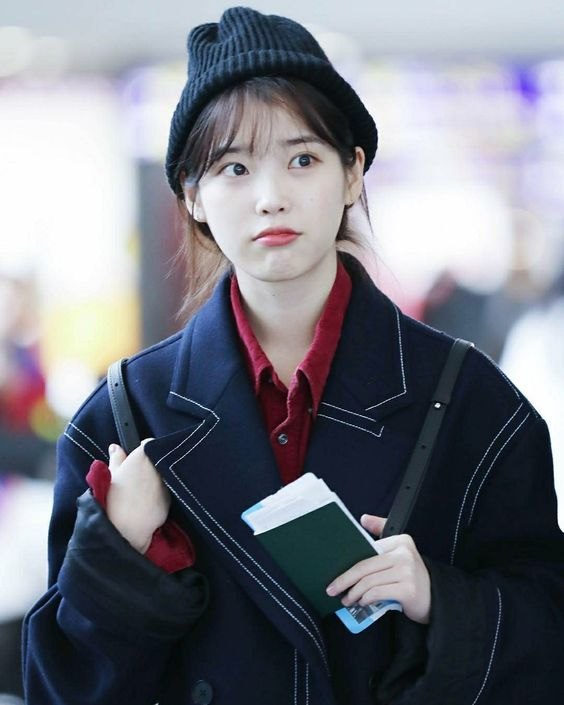
//> input picture 영상처리실험 코드/아이유.jpg, 564 x 705 px
$ ./Feature_Matching_ORB_   (built with g++ and OpenCV 4)
//> lines starting //> are read from the running program, lines starting //| are printed output that depends on the picture
### 영상처리실험 코드/5주차/utils.cpp
//=============================================================================
//
// utils.cpp
// Authors: Pablo F. Alcantarilla, Jesus Nuevo (2)
// Institutions: TrueVision Solutions (2)
//
// Date: 07/10/2014
// Email: pablofdezalc@gmail.com
//
// AKAZE Features Copyright 2014, Pablo F. Alcantarilla, Jesus Nuevo
// All Rights Reserved
// See LICENSE for the license information
//=============================================================================

/**
 * @file utils.cpp
 * @brief Some utilities functions
 * @date Oct 07, 2014
 * @author Pablo F. Alcantarilla, Jesus Nuevo
 */

#include "utils.h"

// OpenCV
#include <opencv2/calib3d.hpp>
#include <opencv2/imgproc.hpp>

// System
#include <fstream>

using namespace std;

/* ************************************************************************* */
// [11 lines left out: function compute_min_32F, not called in this run]

/* ************************************************************************* */
// [11 lines left out: function compute_max_32F, not called in this run]

/* ************************************************************************* */
// [8 lines left out: function convert_scale, not called in this run]

/* ************************************************************************* */
// [9 lines left out: function copy_and_convert_scale, not called in this run]

/* ************************************************************************* */
void draw_keypoints(cv::Mat& img, const std::vector<cv::KeyPoint>& kpts) {

  int x = 0, y = 0;
  float radius = 0.0;

  for (size_t i = 0; i < kpts.size(); i++) {
    x = (int)(kpts[i].pt.x+.5);
    y = (int)(kpts[i].pt.y+.5);
    radius = kpts[i].size/2.0;
    cv::circle(img, cv::Point(x,y), radius*2.50, cv::Scalar(0,255,0), 1);
    cv::circle(img, cv::Point(x,y), 1.0, cv::Scalar(0,0,255), -1);
  }
}

/* ************************************************************************* */
// [55 lines left out: function save_keypoints, not called in this run]

/* ************************************************************************* */
void matches2points_nndr(const std::vector<cv::KeyPoint>& train,
                         const std::vector<cv::KeyPoint>& query,
                         const std::vector<std::vector<cv::DMatch> >& matches,
                         std::vector<cv::Point2f>& pmatches, float nndr) {

  float dist1 = 0.0, dist2 = 0.0;
  for (size_t i = 0; i < matches.size(); i++) {
    cv::DMatch dmatch = matches[i][0];
    dist1 = matches[i][0].distance;
    dist2 = matches[i][1].distance;

    if (dist1 < nndr*dist2) {
      pmatches.push_back(train[dmatch.queryIdx].pt);
      pmatches.push_back(query[dmatch.trainIdx].pt);
    }
  }
}

/* ************************************************************************* */
void compute_inliers_ransac(const std::vector<cv::Point2f>& matches,
                            std::vector<cv::Point2f>& inliers,
                            float error, bool use_fund) {

  vector<cv::Point2f> points1, points2;
  cv::Mat H = cv::Mat::zeros(3,3,CV_32F);
  int npoints = matches.size()/2;
  cv::Mat status = cv::Mat::zeros(npoints,1,CV_8UC1);

  for (size_t i = 0; i < matches.size(); i+=2) {
    points1.push_back(matches[i]);
    points2.push_back(matches[i+1]);
  }

  if (npoints > 8) {
    if (use_fund == true)
      H = cv::findFundamentalMat(points1,points2,cv::FM_RANSAC,error,0.99,status);
    else
      H = cv::findHomography(points1,points2,cv::RANSAC,error,status);

    for (int i = 0; i < npoints; i++) {
      if (status.at<unsigned char>(i) == 1) {
        inliers.push_back(points1[i]);
        inliers.push_back(points2[i]);
      }
    }
  }
}

/* ************************************************************************* */
// [41 lines left out: function compute_inliers_homography, not called in this run]

/* ************************************************************************* */
// [42 lines left out: function draw_inliers, not called in this run]

/* ************************************************************************* */
void draw_inliers(const cv::Mat& img1, const cv::Mat& img2, cv::Mat& img_com,
                  const std::vector<cv::Point2f>& ptpairs, int color) {

  int x1 = 0, y1 = 0, x2 = 0, y2 = 0;
  float rows1 = 0.0, cols1 = 0.0;
  float rows2 = 0.0, cols2 = 0.0;
  float ufactor = 0.0, vfactor = 0.0;

  rows1 = img1.rows;
  cols1 = img1.cols;
  rows2 = img2.rows;
  cols2 = img2.cols;
  ufactor = (float)(cols1)/(float)(cols2);
  vfactor = (float)(rows1)/(float)(rows2);

  // This is in case the input images don't have the same resolution
  cv::Mat img_aux = cv::Mat(cv::Size(img1.cols, img1.rows), CV_8UC3);
  cv::resize(img2, img_aux, cv::Size(img1.cols, img1.rows), 0, 0, cv::INTER_LINEAR);

  for (int i = 0; i < img_com.rows; i++) {
    for (int j = 0; j < img_com.cols; j++) {
      if (j < img1.cols) {
        *(img_com.ptr<unsigned char>(i)+3*j) = *(img1.ptr<unsigned char>(i)+3*j);
        *(img_com.ptr<unsigned char>(i)+3*j+1) = *(img1.ptr<unsigned char>(i)+3*j+1);
        *(img_com.ptr<unsigned char>(i)+3*j+2) = *(img1.ptr<unsigned char>(i)+3*j+2);
      }
      else {
        *(img_com.ptr<unsigned char>(i)+3*j) = *(img2.ptr<unsigned char>(i)+3*(j-img_aux.cols));
        *(img_com.ptr<unsigned char>(i)+3*j+1) = *(img2.ptr<unsigned char>(i)+3*(j-img_aux.cols)+1);
        *(img_com.ptr<unsigned char>(i)+3*j+2) = *(img2.ptr<unsigned char>(i)+3*(j-img_aux.cols)+2);
      }
    }
  }

  for (size_t i = 0; i < ptpairs.size(); i+= 2) {
    x1 = (int)(ptpairs[i].x+.5);
    y1 = (int)(ptpairs[i].y+.5);
    x2 = (int)(ptpairs[i+1].x*ufactor+img1.cols+.5);
    y2 = (int)(ptpairs[i+1].y*vfactor+.5);

    if (color == 0)
      cv::line(img_com, cv::Point(x1,y1), cv::Point(x2,y2), cv::Scalar(255,255,0), 2);
    else if (color == 1)
      cv::line(img_com, cv::Point(x1,y1), cv::Point(x2,y2), cv::Scalar(255,0,0), 2);
    else if (color == 2)
      cv::line(img_com, cv::Point(x1,y1), cv::Point(x2,y2), cv::Scalar(0,0,255), 2);
  }
}

/* ************************************************************************* */
// [43 lines left out: function read_homography, not called in this run]

/* ************************************************************************* */
const size_t length = string("--descriptor_channels").size() + 2;
// [4 lines left out: function cout_help, not called in this run]

/* ************************************************************************* */
// [4 lines left out: function toUpper, not called in this run]

/* ************************************************************************* */
// [73 lines left out: function show_input_options_help, not called in this run]

### 영상처리실험 코드/5주차/Feature_Matching(ORB).cpp
#define _USE_MATH_DEFINES
#include <opencv2/features2d.hpp>
#include <opencv2/imgproc.hpp>
#include <opencv2/highgui.hpp>
#include<math.h>
#include "utils.h"
#define _CRT_SECURE_NO_WARNINGS
#define deg2rad(X) (X*M_PI/180)
using namespace cv;
using namespace std;

int ORB_MAX_KPTS = 1500;
float ORB_SCALE_FACTOR = 1.2;
int ORB_PYRAMID_LEVELS = 4;
float ORB_EDGE_THRESHOLD = 31.0;
int ORB_FIRST_PYRAMID_LEVEL = 0;
int ORB_WTA_K = 2;
int ORB_PATCH_SIZE = 31;

float MIN_H_ERROR = 2.50f;
float DRATIO = 0.80f;

void rotate_grayimg(Mat& img2, Mat& img2_rotated, int degree)
{
	int height, width, cy, cx;
	int i_reverse, j_reverse;
	width = img2.cols;
	height = img2.rows;
	cy = height / 2;
	cx = width / 2;
	for (int i = 0; i < height; i++)
	{
		for (int j = 0; j < width; j++)
		{
			j_reverse = cosf(deg2rad(degree)) * (j - cx) + sinf(deg2rad(degree)) * (i - cy) + cx;
			i_reverse = -sinf(deg2rad(degree)) * (j - cx) + cosf(deg2rad(degree)) * (i - cy) + cy;
			if ((j_reverse >= 0 && j_reverse < width) && (i_reverse >= 0 && i_reverse < height))
			{
				img2_rotated.at<uchar>(i, j) = img2.at<uchar>(i_reverse, j_reverse);
			}
			else
			{
				img2_rotated.at<uchar>(i, j) = 0;
			}
		}
	}
}
void main()
{
	Mat img1, img1_32, img2, img2_32;
	string img_path1, img_path2, homography_path;
	double t1 = 0.0, t2 = 0.0;
	vector<KeyPoint> kpts1_orb, kpts2_orb;
	vector<Point2f> matches_orb, inliers_orb;
	vector<vector<DMatch>> dmatches_orb;
	Mat desc1_orb, desc2_orb;
	int nmatches_orb = 0, ninliers_orb = 0, noutliers_orb = 0;
	int nkpts1_orb = 0, nkpts2_orb = 0;
	float ratio_orb = 0.0;
	double torb = 0.0; // Create the L2 and L1 matchers
	Ptr<DescriptorMatcher> matcher_l2 = DescriptorMatcher::create("BruteForce");
	Ptr<DescriptorMatcher> matcher_l1 = DescriptorMatcher::create("BruteForce-Hamming");
	img1 = imread("아이유.jpg", 0);
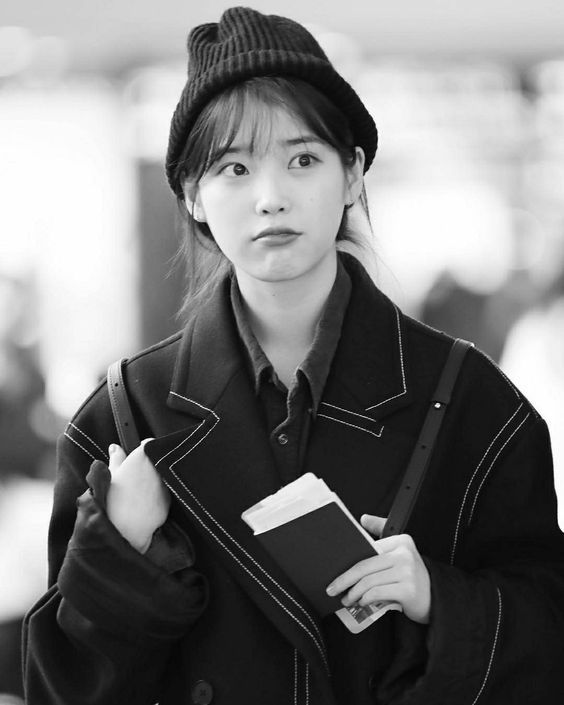
//> img1: 705 rows x 564 cols, CV_8UC1; min 0, max 255, mean 119.9
	img2 = imread("아이유.jpg", 0);
	Mat img2_rotated(img2.rows, img2.cols, img2.type());
	int degree;
	cout << "회전 각도 입력:";
	cin >> degree;
//> the answer given: 45
	rotate_grayimg(img2, img2_rotated, degree);
//> the loop in rotate_grayimg, `for (int i = 0; i < height; i++)` made 705 passes
//> (j_reverse, i_reverse) on passes 1 to 3: (231, -95), (232, -94), (233, -94)
//> after the loop in rotate_grayimg, `for (int i = 0; i < height; i++)`:
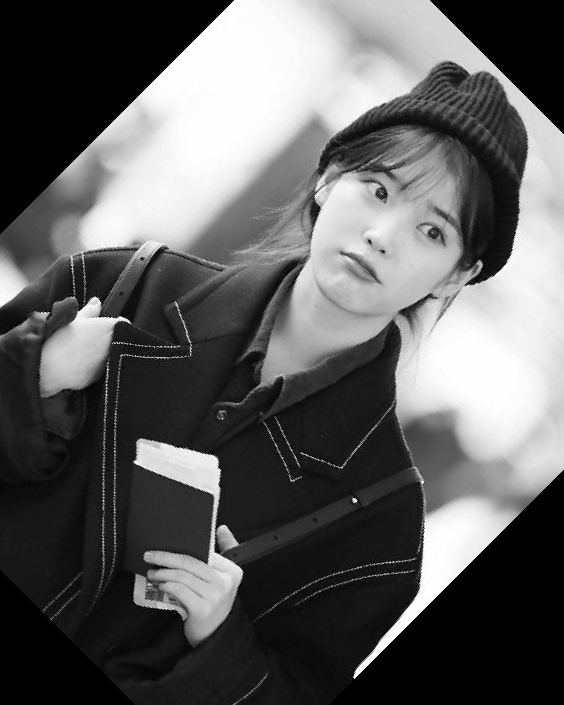
//> img2_rotated: 705 rows x 564 cols, CV_8UC1; min 0, max 255, mean 95.3
//> after the loop in rotate_grayimg, `for (int i = 0; i < height; i++)`: j_reverse = 729; i_reverse = 402
	// Convert the images to float
	img1.convertTo(img1_32, CV_32F, 1.0 / 255.0, 0);
	img2_rotated.convertTo(img2_32, CV_32F, 1.0 / 255.0, 0);
	// Color images for results visualization
	Mat img1_rgb_orb = Mat(Size(img1.cols, img1.rows), CV_8UC3);
	Mat img2_rgb_orb = Mat(Size(img2_rotated.cols, img1.rows), CV_8UC3);
	Mat img_com_orb = Mat(Size(img1.cols * 2, img1.rows), CV_8UC3);
	// ORB Features
	Ptr<ORB> orb = ORB::create(ORB_MAX_KPTS, ORB_SCALE_FACTOR, ORB_PYRAMID_LEVELS,
		ORB_EDGE_THRESHOLD, ORB_FIRST_PYRAMID_LEVEL, ORB_WTA_K, ORB::HARRIS_SCORE,
		ORB_PATCH_SIZE);
	t1 = getTickCount();
	orb->detectAndCompute(img1, noArray(), kpts1_orb, desc1_orb, false);
//> kpts1_orb = 1500 keypoints; strongest (x, y, size): (436, 405, 31), (437, 403, 31), (439, 405, 31), (255, 533, 31)
	orb->detectAndCompute(img2_rotated, noArray(), kpts2_orb, desc2_orb, false);
//> kpts2_orb = 1500 keypoints; strongest (x, y, size): (354, 501, 31), (353, 499, 31), (356, 501, 31), (354, 502, 37.2)
	matcher_l1->knnMatch(desc1_orb, desc2_orb, dmatches_orb, 2);
//> dmatches_orb = 1500 matches
	matches2points_nndr(kpts1_orb, kpts2_orb, dmatches_orb, matches_orb, DRATIO);
//> the loop in matches2points_nndr, `for (size_t i = 0; i < matches.size(); i++)` made 1500 passes
//> (dist1, dist2) on passes 1 to 3: (35, 62), (53, 63), (37, 51)
//> after the loop in matches2points_nndr, `for (size_t i = 0; i < matches.size(); i++)`: pmatches = 1720 Points (x, y), first 12: [101, 462], [76.8, 302.4], [93, 491], [48, 318], [193, 205], [324, 187.2], [183, 196], [321, 174], [355, 633], [135, 603], [357, 632], [137, 604]
//> matches_orb has the same summary as pmatches in matches2points_nndr
	compute_inliers_ransac(matches_orb, inliers_orb, MIN_H_ERROR, false);
//> in compute_inliers_ransac, `int npoints = matches.size()/2;`: npoints = 860
//> in compute_inliers_ransac, `cv::Mat status = cv::Mat::zeros(npoints,1,CV_8UC1);`: status = 860 values from 0 to 0
//> after the loop in compute_inliers_ransac, `for (size_t i = 0; i < matches.size(); i+=2)`: points1 = 860 Points (x, y), first 12: [101, 462], [93, 491], [193, 205], [183, 196], [355, 633], [357, 632], [304, 627], [113, 385], [301, 625], [399, 312], [293, 165], [301, 623]; points2 = 860 Points (x, y), first 12: [76.8, 302.4], [48, 318], [324, 187.2], [321, 174], [135, 603], [137, 604], [103, 563], [138, 258], [102, 559], [393, 407], [420, 229.2], [103, 563]
//> in compute_inliers_ransac, `H = cv::findHomography(points1,points2,cv::RANSAC,error,status);`: H = [[0.706, -0.707, 331.6], [0.707, 0.705, -95.15], [1.46e-06, -4.23e-06, 1]]; status = 860 values, max 1 at index 0, min 0 at index 11, mean 0.909
//> after the loop in compute_inliers_ransac, `for (int i = 0; i < npoints; i++)`: inliers = 1564 Points (x, y), first 12: [101, 462], [76.8, 302.4], [93, 491], [48, 318], [193, 205], [324, 187.2], [183, 196], [321, 174], [355, 633], [135, 603], [357, 632], [137, 604]
//> inliers_orb has the same summary as inliers in compute_inliers_ransac
	nkpts1_orb = kpts1_orb.size();
//> nkpts1_orb = 1500
	nkpts2_orb = kpts2_orb.size();
//> nkpts2_orb = 1500
	nmatches_orb = matches_orb.size() / 2;
//> nmatches_orb = 860
	ninliers_orb = inliers_orb.size() / 2;
//> ninliers_orb = 782
	noutliers_orb = nmatches_orb - ninliers_orb;
//> noutliers_orb = 78
	ratio_orb = 100.0 * (float)(ninliers_orb) / (float)(nmatches_orb);
//> ratio_orb = 90.93
	t2 = cv::getTickCount();
	torb = 1000.0 * (t2 - t1) / cv::getTickFrequency();
	cvtColor(img1, img1_rgb_orb, cv::COLOR_GRAY2BGR);
	cvtColor(img2_rotated, img2_rgb_orb, cv::COLOR_GRAY2BGR);
	draw_keypoints(img1_rgb_orb, kpts1_orb);
//> the loop in draw_keypoints, `for (size_t i = 0; i < kpts.size(); i++)` made 1500 passes
//> (x, y) on passes 1 to 3: (101, 462), (468, 346), (93, 491)
//> after the loop in draw_keypoints, `for (size_t i = 0; i < kpts.size(); i++)`:
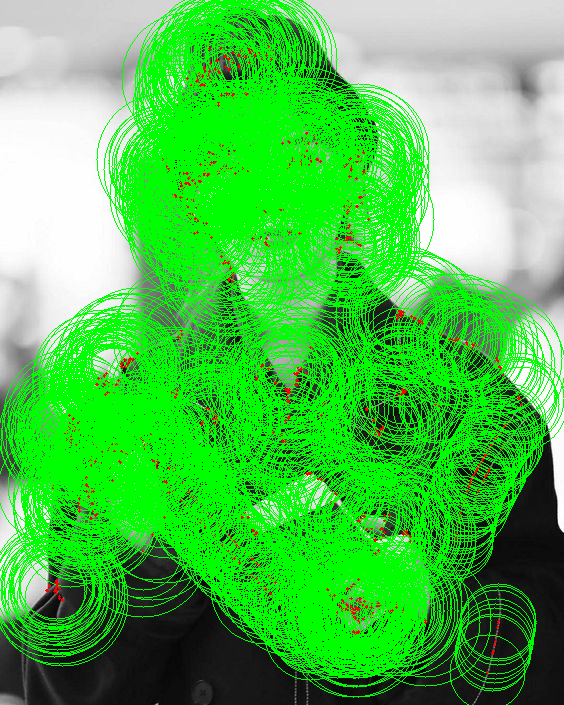
//> img: 705 rows x 564 cols, CV_8UC3; mean B, G, R 73, 191.8, 74.8
	draw_keypoints(img2_rgb_orb, kpts2_orb);
//> the loop in draw_keypoints (call 2), `for (size_t i = 0; i < kpts.size(); i++)` made 1500 passes
//> (x, y) on passes 1 to 3: (74, 260), (219, 467), (79, 254)
//> after the loop in draw_keypoints (call 2), `for (size_t i = 0; i < kpts.size(); i++)`:
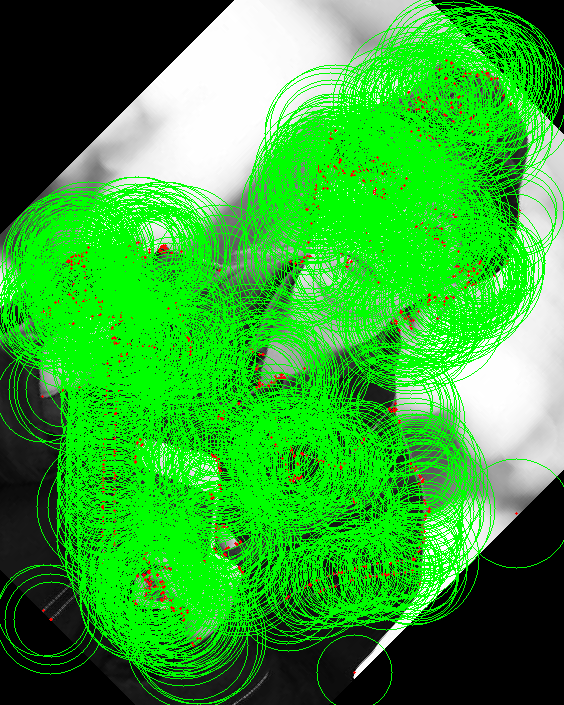
//> img: 705 rows x 564 cols, CV_8UC3; mean B, G, R 49.5, 168.8, 51.3
	draw_inliers(img1_rgb_orb, img2_rgb_orb, img_com_orb, inliers_orb, 0);
//> after the loop in draw_inliers, `for (int i = 0; i < img_com.rows; i++)`:
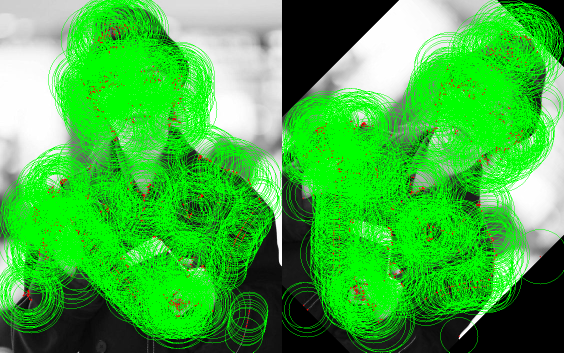
//> img_com: 705 rows x 1128 cols, CV_8UC3 (shown at 1/2 size); mean B, G, R 61.2, 180.3, 63
//> after the loop in draw_inliers, `for (size_t i = 0; i < ptpairs.size(); i+= 2)`:
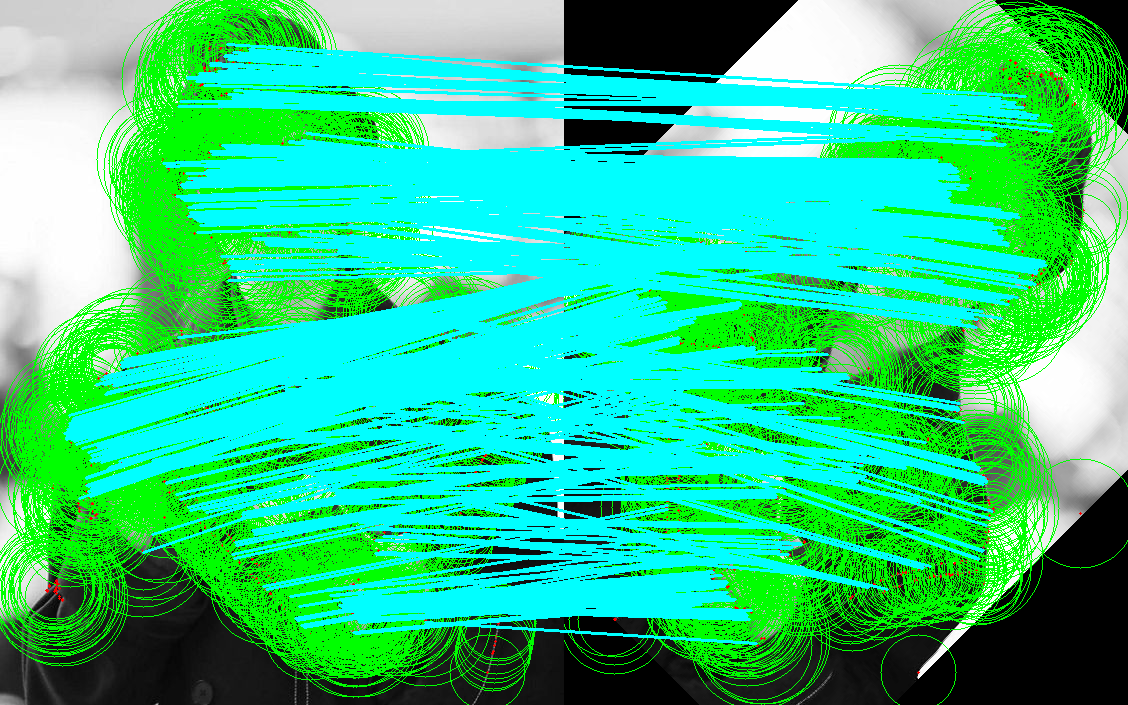
//> img_com: 705 rows x 1128 cols, CV_8UC3; mean B, G, R 137, 202.4, 43.3
	cv::imshow("ORB", img_com_orb);
	cv::waitKey(0);
	cout << "ORB Results" << endl;
	cout << "**************************************" << endl;
	cout << "Number of Keypoints Image 1: " << nkpts1_orb << endl;
//| Number of Keypoints Image 1: 1500
	cout << "Number of Keypoints Image 2: " << nkpts2_orb << endl;
//| Number of Keypoints Image 2: 1500
	cout << "Number of Matches: " << nmatches_orb << endl;
//| Number of Matches: 860
	cout << "Number of Inliers: " << ninliers_orb << endl;
//| Number of Inliers: 782
	cout << "Number of Outliers: " << noutliers_orb << endl;
//| Number of Outliers: 78
	cout << "Inliers Ratio: " << ratio_orb << endl;
//| Inliers Ratio: 90.9302
	cout << "ORB Features Extraction Time (ms): " << torb << endl; cout << endl;
}

$ run again, with 영상처리실험 코드/assignment3.bmp saved as 영상처리실험 코드/아이유.jpg
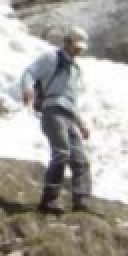
//> input picture 영상처리실험 코드/assignment3.bmp, 64 x 128 px (shown 2 times larger)
//> the loop in rotate_grayimg, `for (int i = 0; i < height; i++)` made 128 passes
//> (j_reverse, i_reverse) on passes 1 to 8: (8, -3), (9, -2), (10, -1), (10, -1), (11, 0), (12, 0), (12, 1), (13, 1)
//> after the loop in rotate_grayimg, `for (int i = 0; i < height; i++)`: j_reverse = 98; i_reverse = 86
//> kpts1_orb = 3 keypoints; (x, y, size): (31, 95, 31), (31, 73, 31), (31, 75, 31)
//> kpts2_orb = 3 keypoints; (x, y, size): (31, 72, 31), (31, 76, 31), (31, 81, 31)
//> dmatches_orb = 3 matches
//> the loop in matches2points_nndr, `for (size_t i = 0; i < matches.size(); i++)` made 3 passes
//> (dist1, dist2) on passes 1 to 3: (132, 144), (134, 140), (128, 128)
//> npoints = 0
//> nkpts1_orb = 3
//> nmatches_orb = 0
//> ratio_orb = nan
//> the loop in draw_keypoints, `for (size_t i = 0; i < kpts.size(); i++)` made 3 passes
//> y on passes 1 to 3: 73, 75, 95
//> after the loop in draw_keypoints, `for (size_t i = 0; i < kpts.size(); i++)`:
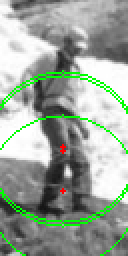
//> img: 128 rows x 64 cols, CV_8UC3 (shown 2 times larger); mean B, G, R 154.6, 165.9, 155
//> the loop in draw_keypoints (call 2), `for (size_t i = 0; i < kpts.size(); i++)` made 3 passes
//> y on passes 1 to 3: 72, 76, 81
//> after the loop in draw_inliers, `for (int i = 0; i < img_com.rows; i++)`:
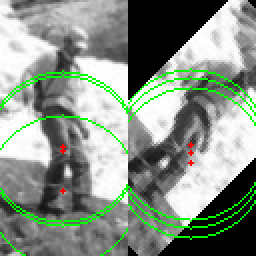
//> img_com: 128 rows x 128 cols, CV_8UC3 (shown 2 times larger); mean B, G, R 134.2, 146.1, 134.6
//| Number of Keypoints Image 1: 3
//| Number of Keypoints Image 2: 3
//| Number of Matches: 0
//| Number of Inliers: 0
//| Number of Outliers: 0
//| Inliers Ratio: -nan

$ run again, with 영상처리실험 코드/compare1.bmp saved as 영상처리실험 코드/아이유.jpg
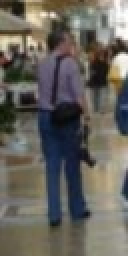
//> input picture 영상처리실험 코드/compare1.bmp, 64 x 128 px (shown 2 times larger)
//> the loop in rotate_grayimg, `for (int i = 0; i < height; i++)` made 128 passes
//> (j_reverse, i_reverse) on passes 1 to 8: (8, -3), (9, -2), (10, -1), (10, -1), (11, 0), (12, 0), (12, 1), (13, 1)
//> after the loop in rotate_grayimg, `for (int i = 0; i < height; i++)`: j_reverse = 98; i_reverse = 86
//> kpts1_orb = 1 keypoint; (x, y, size): (31, 80, 31); desc1_orb = 32 values, max 254 at index 19, min 13 at index 22, mean 122.2
//> kpts2_orb = 2 keypoints; (x, y, size): (32, 80, 31), (32, 77, 31)
//> dmatches_orb = 1 match
//> the loop in matches2points_nndr, `for (size_t i = 0; i < matches.size(); i++)` made 1 pass
//> (dist1, dist2) on pass 1: (124, 134)
//> npoints = 0
//> nkpts1_orb = 1
//> nkpts2_orb = 2
//> nmatches_orb = 0
//> ratio_orb = nan
//> the loop in draw_keypoints, `for (size_t i = 0; i < kpts.size(); i++)` made 1 pass
//> (x, y, radius) on pass 1: (31, 80, 15.5)
//> after the loop in draw_keypoints, `for (size_t i = 0; i < kpts.size(); i++)`:
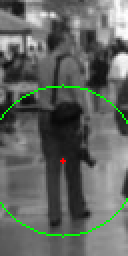
//> img: 128 rows x 64 cols, CV_8UC3 (shown 2 times larger); mean B, G, R 98.5, 102.7, 98.7
//> the loop in draw_keypoints (call 2), `for (size_t i = 0; i < kpts.size(); i++)` made 2 passes
//> (x, y, radius) on passes 1 to 2: (32, 77, 15.5), (32, 80, 15.5)
//> after the loop in draw_inliers, `for (int i = 0; i < img_com.rows; i++)`:
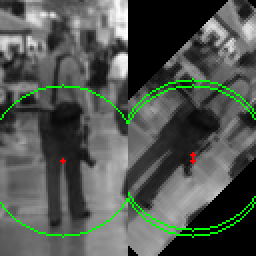
//> img_com: 128 rows x 128 cols, CV_8UC3 (shown 2 times larger); mean B, G, R 80.5, 86.8, 80.8
//| Number of Keypoints Image 1: 1
//| Number of Keypoints Image 2: 2
//| Number of Matches: 0
//| Number of Inliers: 0
//| Number of Outliers: 0
//| Inliers Ratio: -nan
